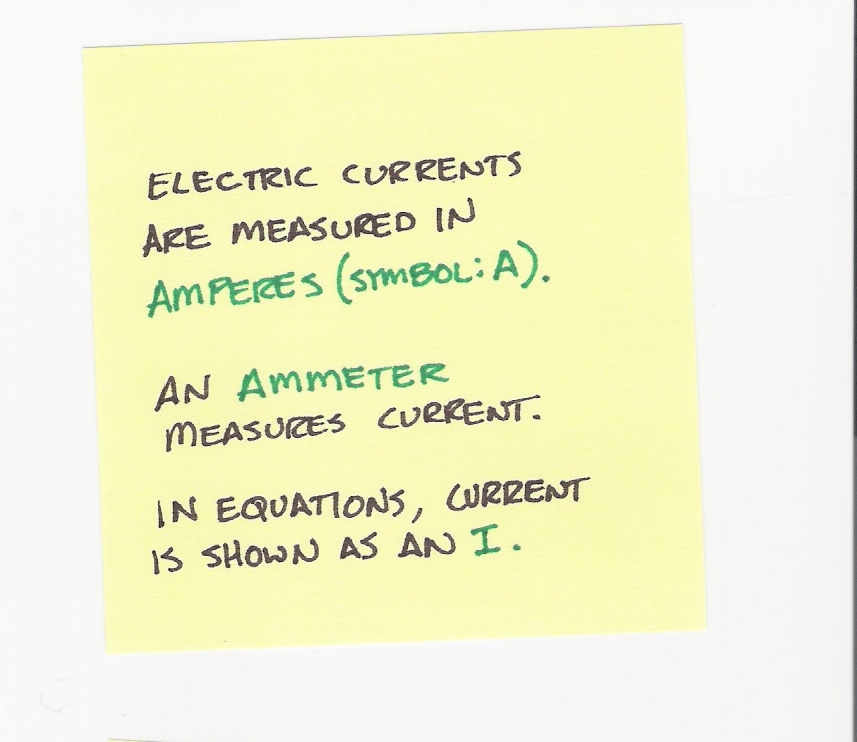
#> input picture bignotes.jpg, 857 x 742 px
$ python shrink.py bignotes.jpg 5
#> lines starting #> are read from the running program, lines starting #| are printed output that depends on the picture
import numpy as np
import Image
import sys
def shrink(filename, factor=10):
    '''Shrinks a given image by a given factor'''
#> called with filename = 'bignotes.jpg', factor = 5
    img = Image.open(filename)
#> img is the input picture: PIL image 857x742 RGB; mean R, G, B 241.6, 242.3, 207.8
    np_img = np.asarray(img)[::factor, ::factor, :]
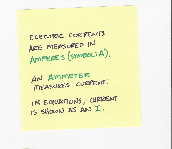
#> np_img: shape (149, 172, 3); mean R, G, B 241.4, 242.1, 207.9
    small_img = Image.fromarray(np_img)
    base, ending = filename.split('.')
    small_img.save(base + '_small.' + ending)

if __name__ == '__main__':
    filename = sys.argv[1]
    if len(sys.argv) > 2:
        factor = int(sys.argv[2])
    else:
        factor = 10
    shrink(filename, factor)

$ run again, on notes_small.jpg
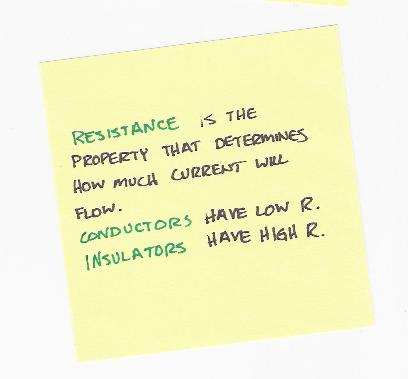
#> input picture notes_small.jpg, 408 x 379 px
#> in shrink, img is the input picture: PIL image 408x379 RGB; mean R, G, B 244, 244.3, 208.3
#> in shrink, `np_img = np.asarray(img)[::factor, ::factor, :]`:
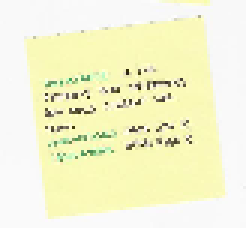
#> np_img: shape (76, 82, 3) (shown 3 times larger); mean R, G, B 244.3, 244.6, 208.7
